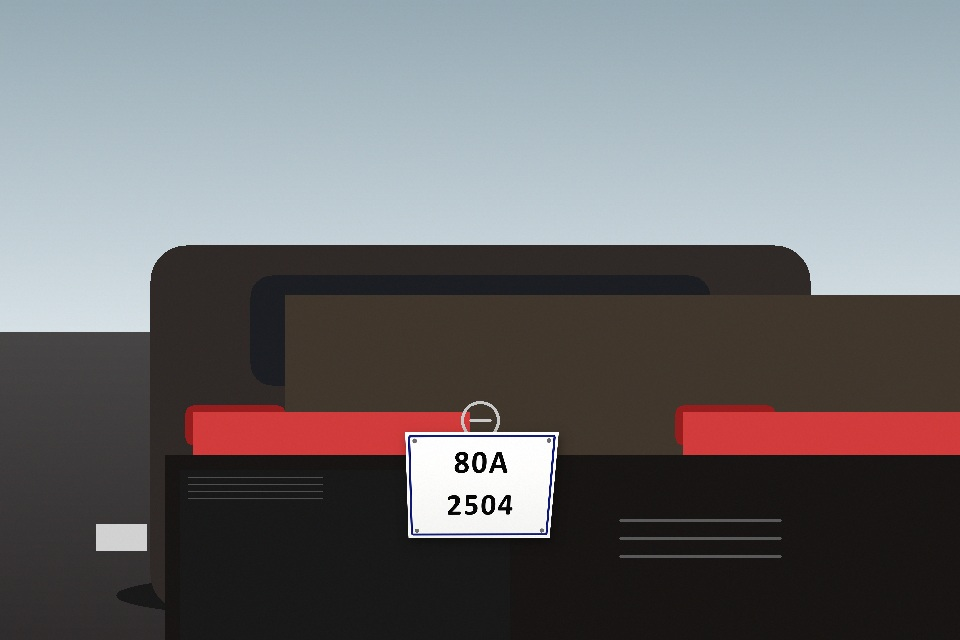
#> input picture data/samples/dev_two_line_001.jpg, 960 x 640 px
$ python diagnose_components.py
#> lines starting #> are read from the running program, lines starting #| are printed output that depends on the picture; after the words box and inside, x2 and y2 are one past the last pixel; in counts of white or black regions, pixels touching at a corner belong together
#> (reads data/labels.csv from the repository)
### src/io_utils.py
"""Các tiện ích đọc/ghi ảnh và hình học dùng chung.

Lưu ý: ``cv2.imread``/``cv2.imwrite`` không xử lý tốt đường dẫn Unicode trên
Windows, vì vậy module này dùng ``np.fromfile`` + ``cv2.imdecode`` và
``cv2.imencode`` + ``Path.write_bytes``.
"""

from __future__ import annotations

import re
from pathlib import Path
from typing import Iterable, Optional, Sequence, Tuple

import cv2
import numpy as np


class ImageIOError(RuntimeError):
    """Không đọc/ghi được ảnh."""


def read_image(path: str | Path) -> np.ndarray:
    """Đọc ảnh màu BGR, hỗ trợ đường dẫn Unicode."""
    p = Path(path)
    if not p.exists() or not p.is_file():
        raise ImageIOError(f"Không tìm thấy tệp ảnh: {p}")
    try:
        data = np.fromfile(str(p), dtype=np.uint8)
    except OSError as exc:  # pragma: no cover - phụ thuộc hệ thống
        raise ImageIOError(f"Không đọc được tệp: {p} ({exc})") from exc
    if data.size == 0:
        raise ImageIOError(f"Tệp rỗng hoặc không phải ảnh: {p}")
    image = cv2.imdecode(data, cv2.IMREAD_COLOR)
#> image is the input picture: shape (640, 960, 3); mean B, G, R 110, 108.1, 109.6
    if image is None or image.size == 0:
        raise ImageIOError(f"OpenCV không giải mã được ảnh: {p}")
    return image


# [56 lines left out: functions write_image, ensure_bgr, ensure_gray, resize_keep_aspect, not called in this run]


def bbox_area(bbox: Sequence[float]) -> float:
    x1, y1, x2, y2 = bbox
    return max(0.0, x2 - x1) * max(0.0, y2 - y1)


# [69 lines left out: functions bbox_iou, bbox_to_int, order_quad_points, is_convex_quad, expand_bbox, not called in this run]


def safe_filename(name: str) -> str:
    return re.sub(r"[^A-Za-z0-9_.-]+", "_", name).strip("_") or "image"


# [16 lines left out: functions list_images, crop_safe, not called in this run]

### tools/diagnose_components.py
"""Thử nghiệm đếm thành phần giống ký tự với nhiều ngưỡng hình học."""

from __future__ import annotations

import csv
import sys
from pathlib import Path

ROOT = Path(__file__).resolve().parents[1]
sys.path.insert(0, str(ROOT))

import cv2  # noqa: E402
import numpy as np  # noqa: E402

from src.io_utils import read_image  # noqa: E402


def stats(binary: np.ndarray) -> None:
    h, w = binary.shape
    binary = binary.copy()
    binary[:2, :] = 0
    binary[-2:, :] = 0
    binary[:, :2] = 0
    binary[:, -2:] = 0
    n, labels, st, _ = cv2.connectedComponentsWithStats(binary, connectivity=8)
    rows = []
    for i in range(1, n):
        x, y, ww, hh, area = st[i]
        if area < 10:
            continue
        rows.append((x, y, ww, hh, area, hh / h, ww / w))
    print(f"  components (area>=10): {len(rows)}")
    for r in rows:
        print(
            f"    x={r[0]:4d} y={r[1]:4d} w={r[2]:3d} h={r[3]:3d} "
            f"area={r[4]:5d} h/h={r[5]:.2f} w/w={r[6]:.3f}"
        )


def main() -> int:
    name = sys.argv[1] if len(sys.argv) > 1 else "dev_two_line_001.jpg"
    with open(ROOT / "data/labels.csv", encoding="utf-8-sig") as fh:
        row = next(r for r in csv.DictReader(fh) if r["image_name"] == name)
    img = read_image(ROOT / "data/samples" / name)
    x1, y1, x2, y2 = (int(float(row[k])) for k in ("x1", "y1", "x2", "y2"))
    roi = cv2.cvtColor(img[y1:y2, x1:x2], cv2.COLOR_BGR2GRAY)
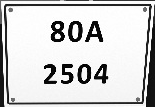
#> roi: shape (107, 155); min 0, max 255, mean 207.9
    scale = 300.0 / roi.shape[1]
#> scale = 1.94
    roi = cv2.resize(roi, (300, int(round(roi.shape[0] * scale))))
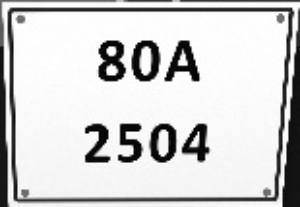
#> roi: shape (207, 300); min 0, max 255, mean 207.8
    roi = cv2.GaussianBlur(roi, (3, 3), 0)
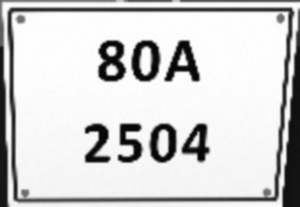
#> roi: shape (207, 300); min 4, max 255, mean 207.8
    _, raw = cv2.threshold(roi, 0, 255, cv2.THRESH_BINARY + cv2.THRESH_OTSU)
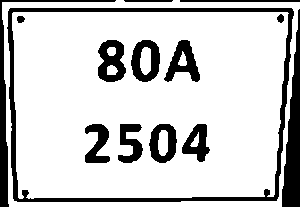
#> raw: shape (207, 300); 80.2% white; 14 black regions, largest, box (x1, y1, x2, y2) and area: (7, 8, 294, 202) 3955, (282, 9, 300, 207) 1960, (0, 0, 116, 207) 1389
    for invert in (False, True):
        b = cv2.bitwise_not(raw) if invert else raw
        print(f"invert={invert}")
        stats(b)
#> this loop made 2 passes
#> n in stats on passes 1 to 2: 9, 13
#> pass 1, in stats, `n, labels, st, _ = cv2.connectedComponentsWithStats(binary, connectivi..`:
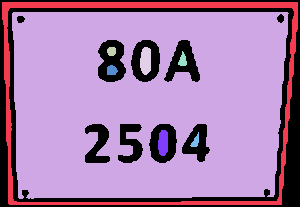
#> labels: shape (207, 300) int32; 9 distinct labels, from 0 to 8; one colour per label, 0 black
#> pass 2, in stats (call 2), `n, labels, st, _ = cv2.connectedComponentsWithStats(binary, connectivi..`:
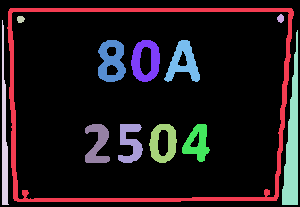
#> labels: shape (207, 300) int32; 13 distinct labels, from 0 to 12; one colour per label, 0 black
    return 0


if __name__ == "__main__":
    raise SystemExit(main())
#> (the program exits here)
